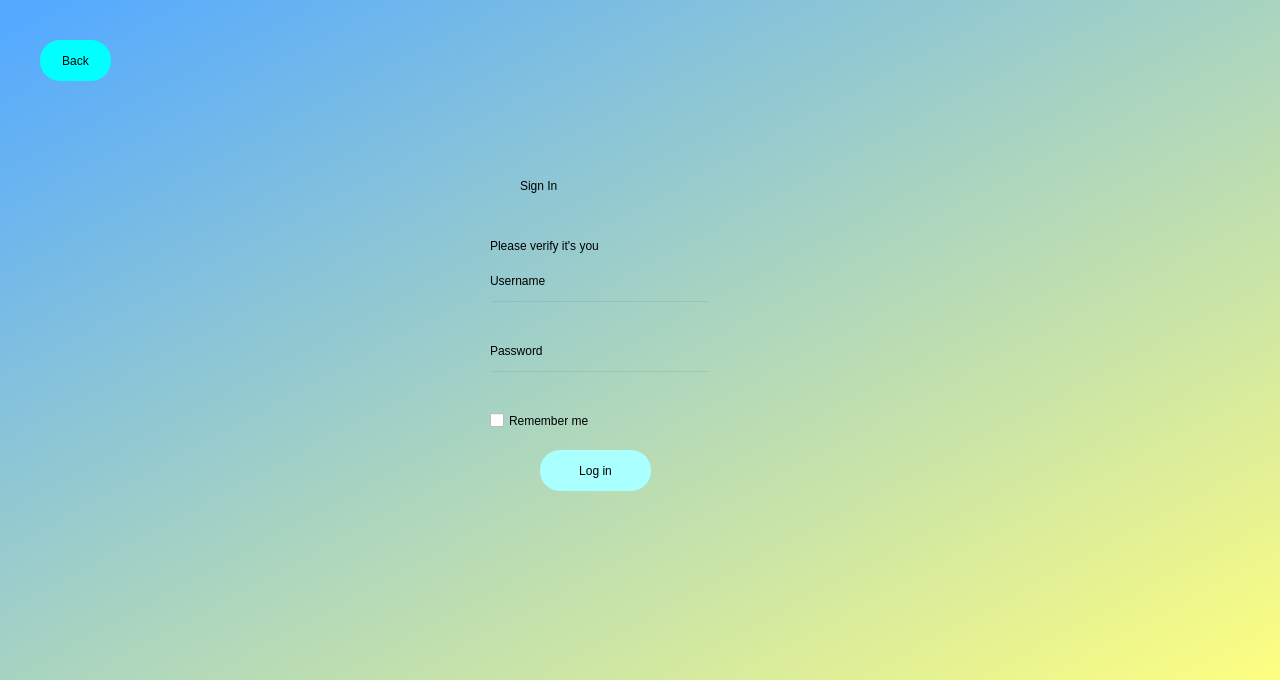
<?xml version="1.0" encoding="UTF-8"?>
<ui version="4.0">
 <class>Dialog</class>
 <widget class="QDialog" name="Dialog">
  <property name="geometry">
   <rect>
    <x>0</x>
    <y>0</y>
    <width>1280</width>
    <height>680</height>
   </rect>
  </property>
  <property name="windowTitle">
   <string>Dialog</string>
  </property>
  <widget class="QWidget" name="bgwidget" native="true">
   <property name="geometry">
    <rect>
     <x>0</x>
     <y>0</y>
     <width>1280</width>
     <height>680</height>
    </rect>
   </property>
   <property name="styleSheet">
    <string notr="true">QWidget#bgwidget{
background-color: qlineargradient(spread:pad, x1:0.0113636, y1:0.034, x2:1, y2:1, stop:0 rgba(85, 170, 255, 255), stop:1 rgba(255, 255, 127, 255));}</string>
   </property>
   <widget class="QLabel" name="label">
    <property name="geometry">
     <rect>
      <x>520</x>
      <y>150</y>
      <width>131</width>
      <height>71</height>
     </rect>
    </property>
    <property name="styleSheet">
     <string notr="true">color: rgb(0, 0, 0);
font: 36pt &quot;Calibri&quot;;</string>
    </property>
    <property name="text">
     <string>Sign In</string>
    </property>
   </widget>
   <widget class="QLabel" name="label_2">
    <property name="geometry">
     <rect>
      <x>490</x>
      <y>220</y>
      <width>201</width>
      <height>51</height>
     </rect>
    </property>
    <property name="styleSheet">
     <string notr="true">font: 16pt &quot;Arial&quot;;
color: rgb(0, 0, 0);</string>
    </property>
    <property name="text">
     <string>Please verify it's you</string>
    </property>
   </widget>
   <widget class="QPushButton" name="login">
    <property name="geometry">
     <rect>
      <x>540</x>
      <y>450</y>
      <width>111</width>
      <height>41</height>
     </rect>
    </property>
    <property name="styleSheet">
     <string notr="true">border-radius: 20px;
font: 12pt &quot;Arial&quot;;
background-color: rgb(170, 255, 255);</string>
    </property>
    <property name="text">
     <string>Log in</string>
    </property>
   </widget>
   <widget class="QLineEdit" name="emailfield">
    <property name="geometry">
     <rect>
      <x>490</x>
      <y>300</y>
      <width>221</width>
      <height>31</height>
     </rect>
    </property>
    <property name="styleSheet">
     <string notr="true">background-color: rgba(0,0,0,0);
font: 12pt &quot;Arial&quot;;</string>
    </property>
   </widget>
   <widget class="QLineEdit" name="passwordfield">
    <property name="geometry">
     <rect>
      <x>490</x>
      <y>370</y>
      <width>221</width>
      <height>31</height>
     </rect>
    </property>
    <property name="styleSheet">
     <string notr="true">background-color: rgba(0,0,0,0);
font: 12pt &quot;Arial&quot;;</string>
    </property>
    <property name="echoMode">
     <enum>QLineEdit::Password</enum>
    </property>
   </widget>
   <widget class="QLabel" name="label_3">
    <property name="geometry">
     <rect>
      <x>490</x>
      <y>270</y>
      <width>71</width>
      <height>21</height>
     </rect>
    </property>
    <property name="styleSheet">
     <string notr="true">font: 12pt &quot;Arial&quot;;</string>
    </property>
    <property name="text">
     <string>Username</string>
    </property>
   </widget>
   <widget class="QLabel" name="label_4">
    <property name="geometry">
     <rect>
      <x>490</x>
      <y>340</y>
      <width>71</width>
      <height>21</height>
     </rect>
    </property>
    <property name="styleSheet">
     <string notr="true">font: 12pt &quot;Arial&quot;;</string>
    </property>
    <property name="text">
     <string>Password</string>
    </property>
   </widget>
   <widget class="QLabel" name="error">
    <property name="geometry">
     <rect>
      <x>490</x>
      <y>415</y>
      <width>221</width>
      <height>21</height>
     </rect>
    </property>
    <property name="styleSheet">
     <string notr="true">color: rgb(255, 0, 0);
font: 12pt &quot;Arial&quot;;</string>
    </property>
    <property name="text">
     <string/>
    </property>
   </widget>
   <widget class="QPushButton" name="backwelcome">
    <property name="geometry">
     <rect>
      <x>40</x>
      <y>40</y>
      <width>71</width>
      <height>41</height>
     </rect>
    </property>
    <property name="styleSheet">
     <string notr="true">border-radius: 20px;
background-color: rgb(0, 255, 255);
font: 12pt &quot;Arial&quot;;</string>
    </property>
    <property name="text">
     <string>Back</string>
    </property>
   </widget>
   <widget class="QCheckBox" name="checkBox">
    <property name="geometry">
     <rect>
      <x>490</x>
      <y>410</y>
      <width>131</width>
      <height>21</height>
     </rect>
    </property>
    <property name="styleSheet">
     <string notr="true">font: 12pt &quot;Arial&quot;;</string>
    </property>
    <property name="text">
     <string>Remember me</string>
    </property>
   </widget>
  </widget>
 </widget>
 <resources/>
 <connections/>
</ui>
